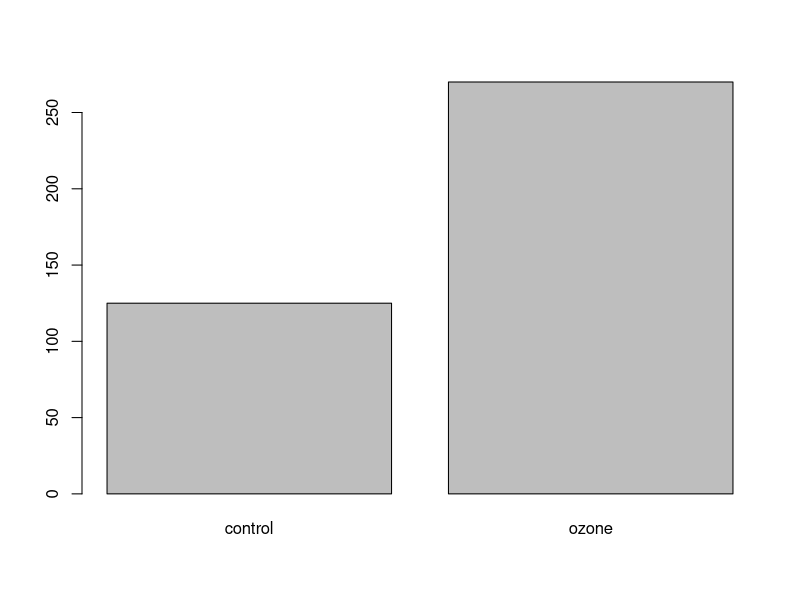
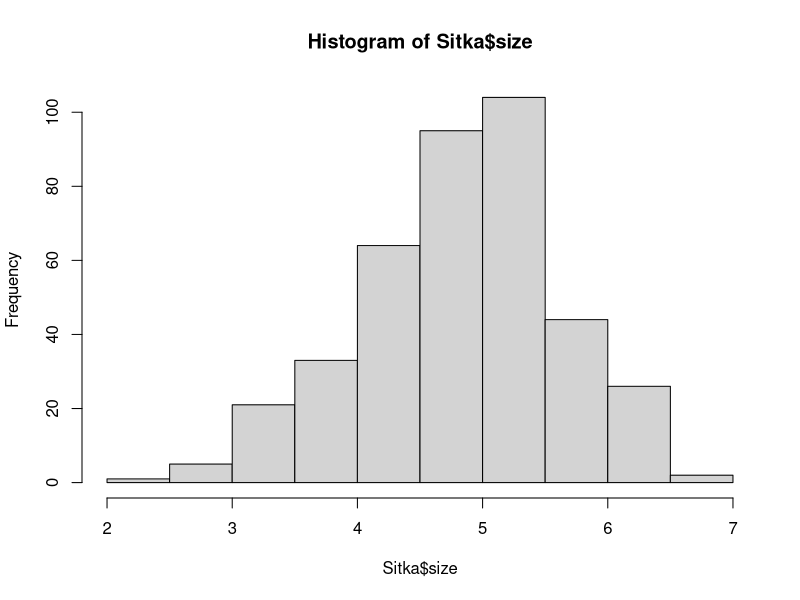
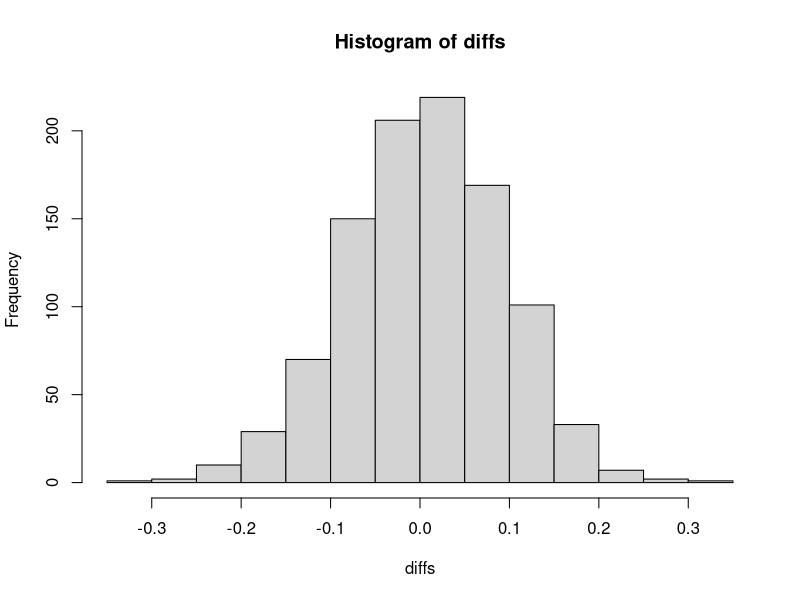
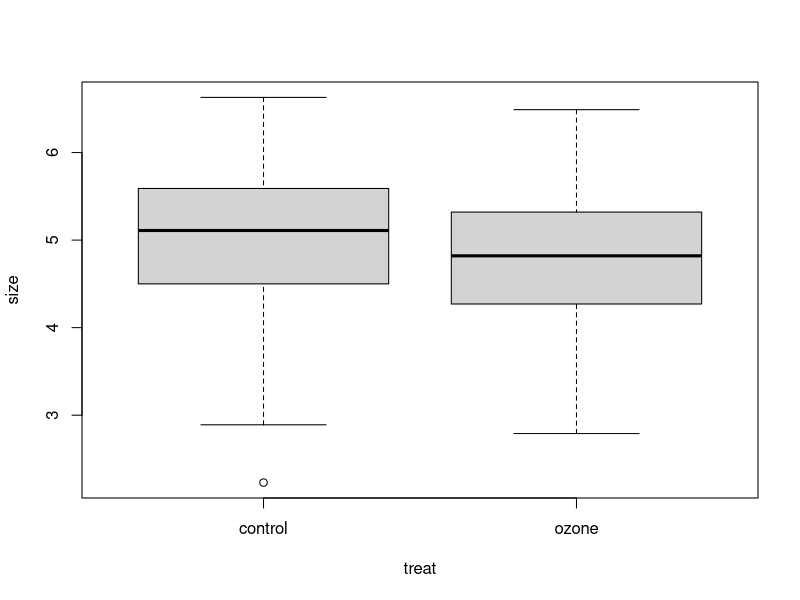
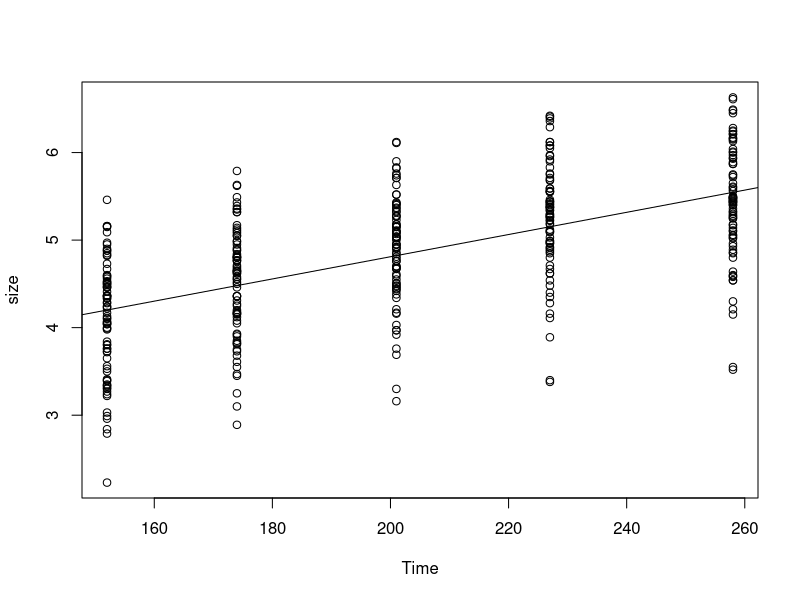

Source code (R) for these figures, in order:
## ---- chunk 1

library(MASS)

## ---- chunk 2
head(Sitka) # from package MASS
## ---- chunk 3
table(Sitka$treat)/length(Sitka$treat)
barplot(table(Sitka$treat))
## ---- chunk 4
hist(Sitka$size)
## ---- chunk 5
summary(Sitka$size)
## ---- chunk 6
quantile(Sitka$size, c(0.025,0.975))
## ---- chunk 7
sd(Sitka$size)
## ---- chunk 8
var(Sitka$size)
## ---- chunk 9
IQR(Sitka$size)
## ---- chunk 10
n <- nrow(Sitka); num_ozone <- sum(Sitka$treat=="ozone"); num_sim <- 1000
set.seed(17)                # initialize the random number generator
diffs <- numeric(num_sim)   # initialize a vector to hold the differences
for(i in 1:num_sim){          # loop: repeat the following num_sim times
  ozone <- sample(1:n,num_ozone)        # 1. randomly select observations
  ozone_mean <- mean(Sitka$size[ozone]) # 2. mean of selected observations
  control_mean <- mean(Sitka$size[-ozone])# 3. mean of the others
  diffs[i] <- ozone_mean - control_mean}  # 4. store difference in means
hist(diffs)     # plot the resulting distribution
## ---- chunk 11
t.test(size~treat, data = Sitka)
## ---- chunk 12
boxplot(size~treat, data = Sitka)
## ---- chunk 13
summary(lm(size~Time, data = Sitka))
## ---- chunk 14
plot(size~Time, data = Sitka)
abline(lm(size~Time, data=Sitka))
